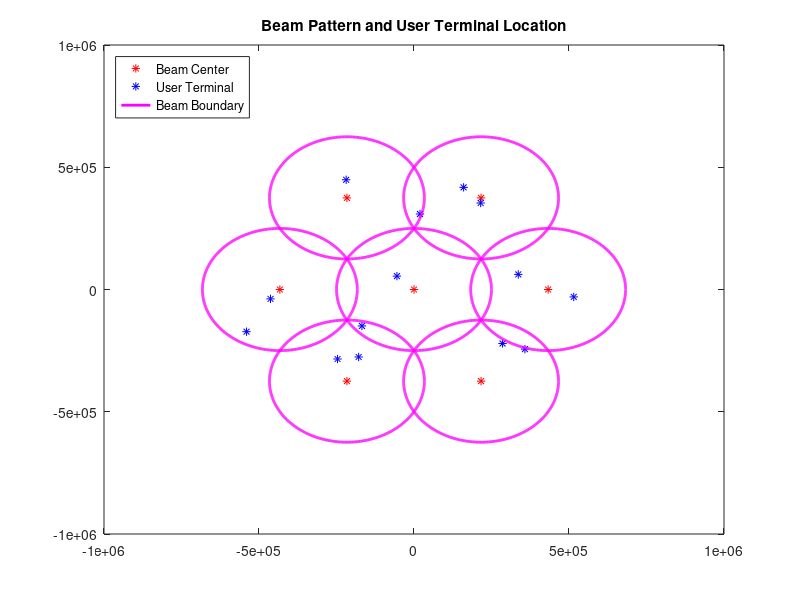

Write MATLAB code to recreate this figure.
clear

%Number of Transmitter Antennas
N = 7; 

%Number of Groups
M = 7;

%Number of Users per Group
rho = 2;

%Total Number of Users
K = rho*M;

%Number of Users in Each Group
Gm = repmat(rho,1,M);

%Satellite System Parameter
theta_3dB = 0.4*pi/180;
height = 35786*10^3;

%Beam Location
beam_radius = height*tan(theta_3dB); 
theta = (0:N-2)*2*pi/(N-1);
beam_spacing = ((beam_radius*3)/2)/cos(pi/(N-1));

beam = [beam_spacing*cos(theta); beam_spacing*sin(theta); zeros(1,N-1)];

beam = horzcat([0;0;0], beam);

%Plot beam centres
plot(beam(1,:),beam(2,:),'r*');
hold on

%User Distribution
offset = 0;
i_group = 1;
for i_user = 1:K
    if(i_user > Gm(i_group) + offset)
        offset = offset + Gm(i_group);
        i_group = i_group + 1;
    end
    theta_rng = 2*pi*rand;
    user(:,i_user) = beam(:,i_group) + beam_radius*rand*[cos(theta_rng); sin(theta_rng); 0];
    
end    

%Plot user terminals
plot(user(1,:),user(2,:),'b*');

%Plot beam boundaries
for i_beam = 1:N
    x = beam(1,i_beam);
    y = beam(2,i_beam);
    th = 0:0.01:2*pi;
    xunit = beam_radius*cos(th) + x;
    yunit = beam_radius*sin(th) + y;
    plot(xunit, yunit,'m','Linewidth',2);
end
hold off
title('Beam Pattern and User Terminal Location')
legend('Beam Center','User Terminal','Beam Boundary','Location','northwest')
